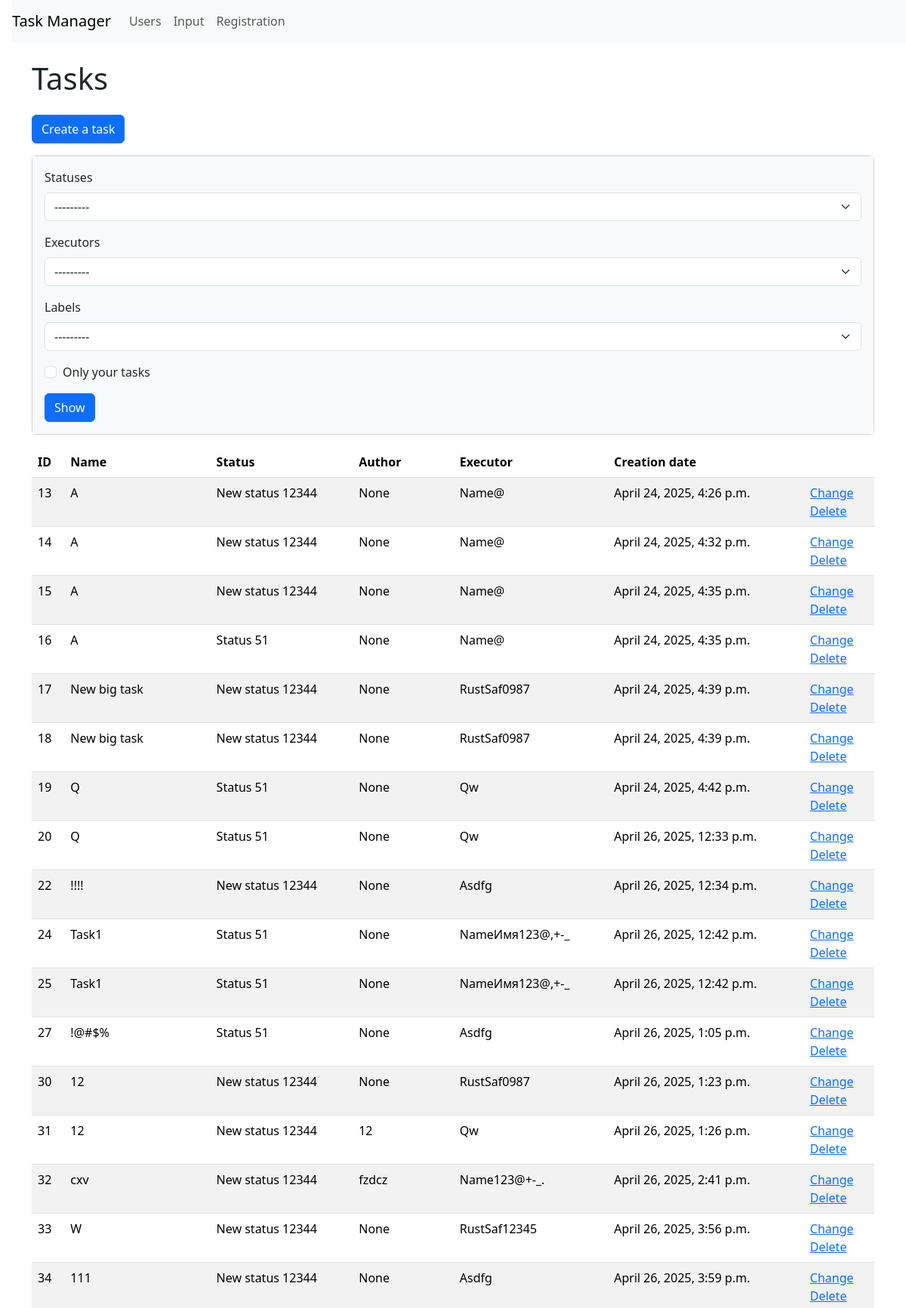
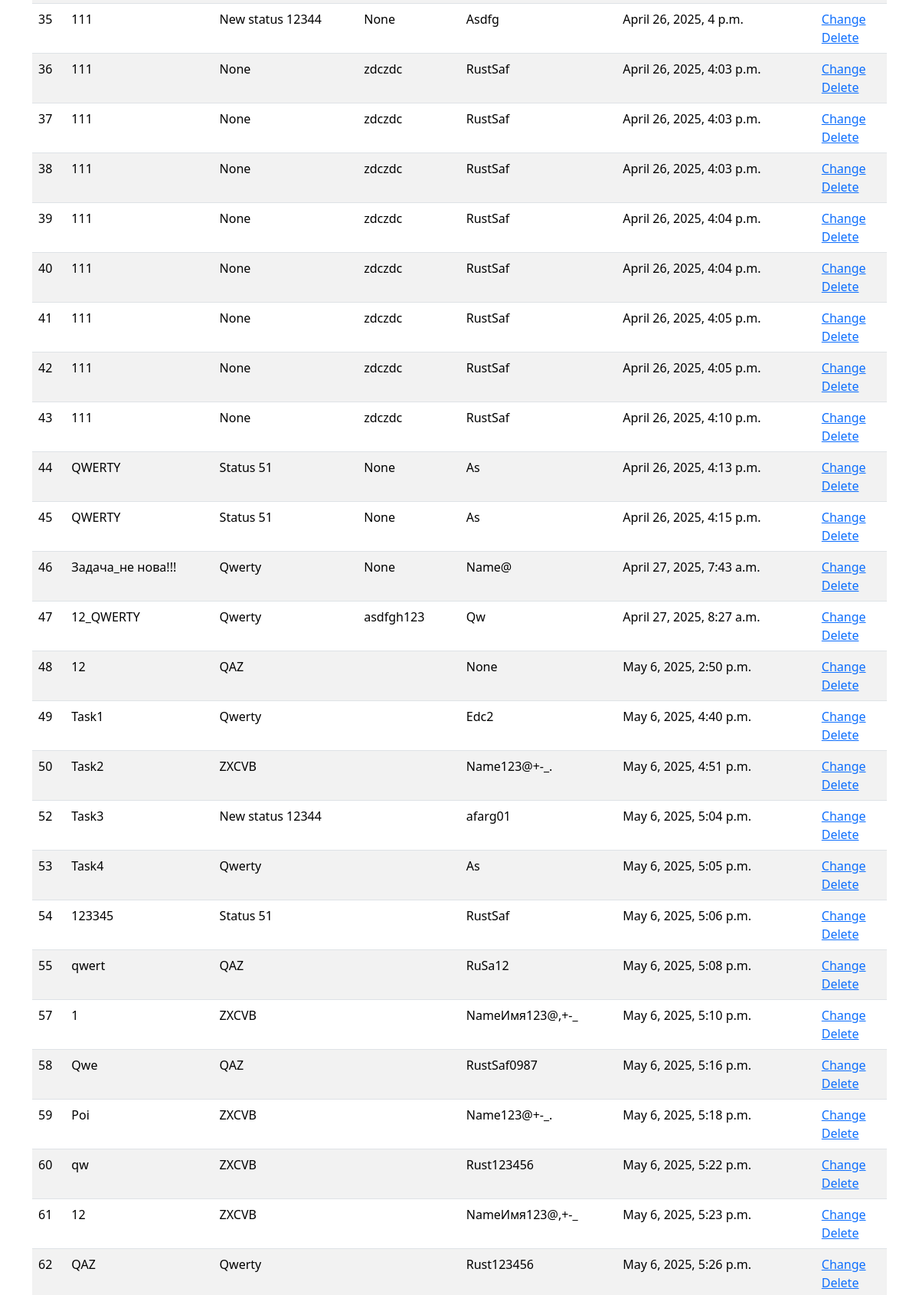
/tasks/ (upper part), run on the app's committed database (2 pictures, top to bottom).
### task_manager/tasks/models.py (models this page shows, shortened)
class Tasks(models.Model):
    name = models.TextField(max_length=150, verbose_name=_('Name'))
    author = models.TextField(max_length=150, blank=True, null=True, verbose_name=_('Author'))
    discription = models.TextField('discription', max_length=100)
    status = models.ForeignKey(Statuses, on_delete=models.PROTECT, blank=True, null=True, verbose_name=_("Status"))
    executor = models.ForeignKey(Users, on_delete=models.PROTECT, blank=True, null=True,  verbose_name=_("Executor"))
    label = models.ManyToManyField(Labels, blank=True, verbose_name=_("Labels"))
    created_at = models.DateTimeField(auto_now_add=True, verbose_name=_('Creation date'))
    updated_at = models.DateTimeField(auto_now=True, verbose_name=_('Update date'))

### task_manager/statuses/models.py (models this page shows)
class Statuses(models.Model):
    name = models.TextField(max_length=150, verbose_name=_('Name'))
    created_at = models.DateTimeField(auto_now_add=True, verbose_name=_('Creation date'))
    updated_at = models.DateTimeField(auto_now=True, verbose_name=_('Update date'))
    def __str__(self):
        return self.name

### task_manager/users/models.py (models this page shows)
class Users(AbstractUser, PermissionsMixin):
    first_name = models.TextField(max_length=150, verbose_name=_('Name'))
    last_name = models.TextField(max_length=150, verbose_name=_('Surname'))
    username = models.TextField(
        max_length=150,
        unique=True,
        verbose_name=_('Username'),
        )
    password = models.TextField(max_length=20, verbose_name=_('Password'))
    created_at = models.DateTimeField(auto_now_add=True, verbose_name=_('Creation date'))
    updated_at = models.DateTimeField(auto_now=True, verbose_name=_('Update date'))
    USERNAME_FIELD = 'username'
    def __str__(self):
        return self.username

### task_manager/tasks/views.py (the view)
# urls.py: path('', views.IndexView.as_view(), name='index'),
class IndexView(View):
    def get(self, request, *args, **kwargs):
        statuses = Statuses.objects.all()
        executors = Users.objects.all()
        labels = Labels.objects.all()
        status_id = request.GET.get('status')
        executor_id = request.GET.get('executor')
        label_id = request.GET.get('label')
        is_self_tasks = request.GET.get('self_tasks')
        status = Statuses.objects.get(id=status_id) if status_id else None
        executor = Users.objects.get(id=executor_id) if executor_id else None
        label = Labels.objects.get(id=label_id) if label_id else None
        user = request.user
        tasks_status = Tasks.objects.filter(status=status_id) if status_id else Tasks.objects.all()
        task_executor = Tasks.objects.filter(executor=executor_id) if executor_id else Tasks.objects.all()
        task_label = Tasks.objects.filter(label=label_id) if label_id else Tasks.objects.all()
        self_tasks = Tasks.objects.filter(author=user) if (user and is_self_tasks) else Tasks.objects.all()
        valid = 'is-valid' if (status or executor or label or is_self_tasks) else ''
        tasks = tasks_status & task_executor & task_label & self_tasks
        return render(request, 'tasks/index.html', context={
            'name': _('Tasks'),
            'statuses': statuses,
            'stat': [status_id, status],
            'executors': executors,
            'exec': [executor_id, executor],
            'labels': labels,
            'lab': [label_id, label],
            'valid': valid,
            'checked': is_self_tasks,
            'tasks': tasks,
        })

### task_manager/labels/models.py (called while the page is built)
    def __str__(self):
        return self.name

### task_manager/templates/tasks/index.html (shortened to what this page needs)
{% extends "index.html" %}
{% load i18n %}
{% block context %}
<a class="btn btn-primary mb-3" href="/tasks/create/" role="button">{% translate 'Create a task' %}</a>
<div class="card mb-3">
    <div class="card-body bg-light">
      <form class="form-inline center" method="get">
        <div class="mb-3">
            <label class="form-label" for="id_status">{% translate 'Statuses' %}</label>
            <select name="status" class="form-select mr-3 ml-2 {{ valid }}" id="id_status">
                {% if stat.1 %}
                <option value="{{ stat.0 }}" selected>{{ stat.1 }}</option>
                <option value="">---------</option>
                {% for status in statuses %}
                {% if status != stat.1 %}
                <option value="{{ status.id }}">{{ status }}</option>
                {% endif %}
                {% endfor %}
                {% else %}
                <option value="" selected>---------</option>
                {% endif %}
            </select>
        </div>
        <div class="mb-3">
            <label class="form-label" for="id_executor">{% translate 'Executors' %}</label>
            <select name="executor" class="form-select mr-3 ml-2 {{ valid }}" id="id_executor">
                {% if exec.1 %}
                <option value="{{ exec.0 }}" selected>{{ exec.1 }}</option>
                <option value="">---------</option>
                {% for executor in executors %}
                {% if executor != exec.1 %}
                <option value="{{ executor.id }}">{{ executor }}</option>
                {% endif %}
                {% endfor %}
                {% else %}
                <option value="" selected>---------</option>
                {% endif %}
            </select>
        </div>
        <div class="mb-3">
            <label class="form-label" for="id_label">{% translate 'Labels' %}</label>
            <select name="label" class="form-select mr-3 ml-2 {{ valid }}" id="id_label">
                {% if lab.1 %}
                <option value="{{ lab.0 }}" selected>{{ lab.1 }}</option>
                <option value="">---------</option>
                {% for label in labels %}
                {% if label != lab.1 %}
                <option value="{{ label.id }}">{{ label }}</option>
                {% endif %}
                {% endfor %}
                {% else %}
                <option value="" selected>---------</option>
                {% endif %}
            </select>
        </div>
        <div class="mb-3">
        <div class="form-check">
            {% if checked %}
            <input type="checkbox" name="self_tasks" class="form-check-input mr-3 {{ valid }}" checked id="id_self_tasks">
            {% else %}
            <input type="checkbox" name="self_tasks" class="form-check-input mr-3 {{ valid }}" id="id_self_tasks">
            {% endif %}
            <label class="form-check-label" for="id_self_tasks">{% translate 'Only your tasks' %}</label>
        </div>
        </div>
        <input class="btn btn-primary" type="submit" value="{% translate 'Show' %}">
      </form>
    </div>
</div>
<table class="table table-striped">
    <thead>
      <tr>
        <th>{% translate 'ID' %}</th>
        <th>{% translate 'Name' %}</th>
        <th>{% translate 'Status' %}</th>
        <th>{% translate 'Author' %}</th>
        <th>{% translate 'Executor' %}</th>
        <th>{% translate 'Creation date' %}</th>
        <th></th>
      </tr>
    </thead>
    <tbody>
      {% if tasks %}
      {% for task in tasks %}
        <tr>
          <td>{{ task.id }}</td>
          <td>{{ task.name }}</td>
          <td>{{ task.status }}</td>
          <td>{{ task.author }}</td>
          <td>{{ task.executor }}</td>
          <td>{{ task.created_at }}</td>
          <td>
            <a href="/tasks/{{ task.id }}/update/">{% translate 'Сhange' %}</a>
            <br>
            <a href="/tasks/{{ task.id }}/delete/">{% translate 'Delete' %}</a>
          </td>
        </tr>
      {% endfor %}
      {% endif %}
    </tbody>
  </table>
{% endblock %}

### data on the page
Tasks: id "13", name "A", status "New status 12344", author "None", executor "Name@", created_at "April 24, 2025, 4:26 p.m."
Tasks: id "14", name "A", status "New status 12344", author "None", executor "Name@", created_at "April 24, 2025, 4:32 p.m."
Tasks: id "15", name "A", status "New status 12344", author "None", executor "Name@", created_at "April 24, 2025, 4:35 p.m."
Tasks: id "16", name "A", status "Status 51", author "None", executor "Name@", created_at "April 24, 2025, 4:35 p.m."
Tasks: id "17", name "New big task", status "New status 12344", author "None", executor "RustSaf0987", created_at "April 24, 2025, 4:39 p.m."
Tasks: id "18", name "New big task", status "New status 12344", author "None", executor "RustSaf0987", created_at "April 24, 2025, 4:39 p.m."
Tasks: id "19", name "Q", status "Status 51", author "None", executor "Qw", created_at "April 24, 2025, 4:42 p.m."
Tasks: id "20", name "Q", status "Status 51", author "None", executor "Qw", created_at "April 26, 2025, 12:33 p.m."
Tasks: id "22", name "!!!!", status "New status 12344", author "None", executor "Asdfg", created_at "April 26, 2025, 12:34 p.m."
Tasks: id "24", name "Task1", status "Status 51", author "None", executor "NameИмя123@,+-_", created_at "April 26, 2025, 12:42 p.m."
Tasks: id "25", name "Task1", status "Status 51", author "None", executor "NameИмя123@,+-_", created_at "April 26, 2025, 12:42 p.m."
Tasks: id "27", name "!@#$%", status "Status 51", author "None", executor "Asdfg", created_at "April 26, 2025, 1:05 p.m."
Tasks: id "30", name "12", status "New status 12344", author "None", executor "RustSaf0987", created_at "April 26, 2025, 1:23 p.m."
Tasks: id "31", name "12", status "New status 12344", author "12", executor "Qw", created_at "April 26, 2025, 1:26 p.m."
Tasks: id "32", name "cxv", status "New status 12344", author "fzdcz", executor "Name123@+-_.", created_at "April 26, 2025, 2:41 p.m."
Tasks: id "33", name "W", status "New status 12344", author "None", executor "RustSaf12345", created_at "April 26, 2025, 3:56 p.m."
Tasks: id "34", name "111", status "New status 12344", author "None", executor "Asdfg", created_at "April 26, 2025, 3:59 p.m."
Tasks: id "35", name "111", status "New status 12344", author "None", executor "Asdfg", created_at "April 26, 2025, 4 p.m."
Tasks: id "36", name "111", status "None", author "zdczdc", executor "RustSaf", created_at "April 26, 2025, 4:03 p.m."
Tasks: id "37", name "111", status "None", author "zdczdc", executor "RustSaf", created_at "April 26, 2025, 4:03 p.m."
Tasks: id "38", name "111", status "None", author "zdczdc", executor "RustSaf", created_at "April 26, 2025, 4:03 p.m."
Tasks: id "39", name "111", status "None", author "zdczdc", executor "RustSaf", created_at "April 26, 2025, 4:04 p.m."
Tasks: id "40", name "111", status "None", author "zdczdc", executor "RustSaf", created_at "April 26, 2025, 4:04 p.m."
Tasks: id "41", name "111", status "None", author "zdczdc", executor "RustSaf", created_at "April 26, 2025, 4:05 p.m."
Tasks: id "42", name "111", status "None", author "zdczdc", executor "RustSaf", created_at "April 26, 2025, 4:05 p.m."
Tasks: id "43", name "111", status "None", author "zdczdc", executor "RustSaf", created_at "April 26, 2025, 4:10 p.m."
Tasks: id "44", name "QWERTY", status "Status 51", author "None", executor "As", created_at "April 26, 2025, 4:13 p.m."
Tasks: id "45", name "QWERTY", status "Status 51", author "None", executor "As", created_at "April 26, 2025, 4:15 p.m."
Tasks: id "46", name "Задача_не нова!!!", status "Qwerty", author "None", executor "Name@", created_at "April 27, 2025, 7:43 a.m."
Tasks: id "47", name "12_QWERTY", status "Qwerty", author "asdfgh123", executor "Qw", created_at "April 27, 2025, 8:27 a.m."
Tasks: id "48", name "12", status "QAZ", executor "None", created_at "May 6, 2025, 2:50 p.m."
Tasks: id "49", name "Task1", status "Qwerty", executor "Edc2", created_at "May 6, 2025, 4:40 p.m."
Tasks: id "50", name "Task2", status "ZXCVB", executor "Name123@+-_.", created_at "May 6, 2025, 4:51 p.m."
Tasks: id "52", name "Task3", status "New status 12344", executor "afarg01", created_at "May 6, 2025, 5:04 p.m."
Tasks: id "53", name "Task4", status "Qwerty", executor "As", created_at "May 6, 2025, 5:05 p.m."
Tasks: id "54", name "123345", status "Status 51", executor "RustSaf", created_at "May 6, 2025, 5:06 p.m."
Tasks: id "55", name "qwert", status "QAZ", executor "RuSa12", created_at "May 6, 2025, 5:08 p.m."
Tasks: id "57", name "1", status "ZXCVB", executor "NameИмя123@,+-_", created_at "May 6, 2025, 5:10 p.m."
Tasks: id "58", name "Qwe", status "QAZ", executor "RustSaf0987", created_at "May 6, 2025, 5:16 p.m."
Tasks: id "59", name "Poi", status "ZXCVB", executor "Name123@+-_.", created_at "May 6, 2025, 5:18 p.m."
Tasks: id "60", name "qw", status "ZXCVB", executor "Rust123456", created_at "May 6, 2025, 5:22 p.m."
Tasks: id "61", name "12", status "ZXCVB", executor "NameИмя123@,+-_", created_at "May 6, 2025, 5:23 p.m."
Tasks: id "62", name "QAZ", status "Qwerty", executor "Rust123456", created_at "May 6, 2025, 5:26 p.m."

### other printed values
{{ name }} "Tasks"
